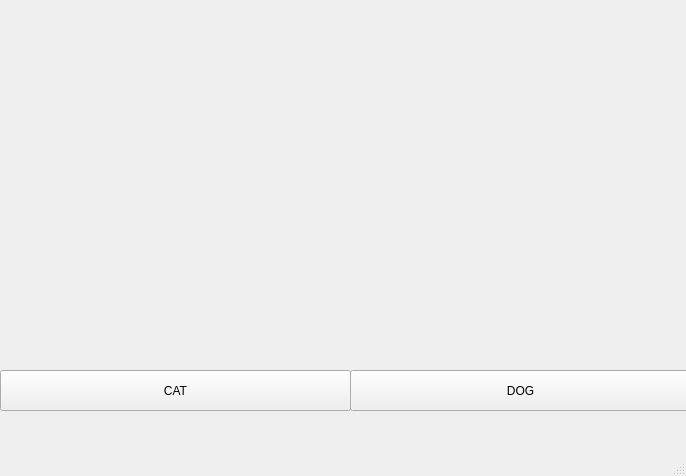
<?xml version="1.0" encoding="UTF-8"?>
<ui version="4.0">
 <class>MainWindow</class>
 <widget class="QMainWindow" name="MainWindow">
  <property name="geometry">
   <rect>
    <x>0</x>
    <y>0</y>
    <width>686</width>
    <height>476</height>
   </rect>
  </property>
  <property name="windowTitle">
   <string>MainWindow</string>
  </property>
  <widget class="QWidget" name="centralwidget">
   <widget class="QLabel" name="photo">
    <property name="geometry">
     <rect>
      <x>-4</x>
      <y>3</y>
      <width>691</width>
      <height>371</height>
     </rect>
    </property>
    <property name="text">
     <string/>
    </property>
    <property name="pixmap">
     <pixmap>cat.jpg</pixmap>
    </property>
    <property name="scaledContents">
     <bool>true</bool>
    </property>
   </widget>
   <widget class="QPushButton" name="cat">
    <property name="geometry">
     <rect>
      <x>0</x>
      <y>370</y>
      <width>351</width>
      <height>41</height>
     </rect>
    </property>
    <property name="text">
     <string>CAT</string>
    </property>
   </widget>
   <widget class="QPushButton" name="dog">
    <property name="geometry">
     <rect>
      <x>350</x>
      <y>370</y>
      <width>341</width>
      <height>41</height>
     </rect>
    </property>
    <property name="text">
     <string>DOG</string>
    </property>
   </widget>
  </widget>
  <widget class="QMenuBar" name="menubar">
   <property name="geometry">
    <rect>
     <x>0</x>
     <y>0</y>
     <width>686</width>
     <height>21</height>
    </rect>
   </property>
  </widget>
  <widget class="QStatusBar" name="statusbar"/>
 </widget>
 <resources/>
 <connections/>
</ui>
